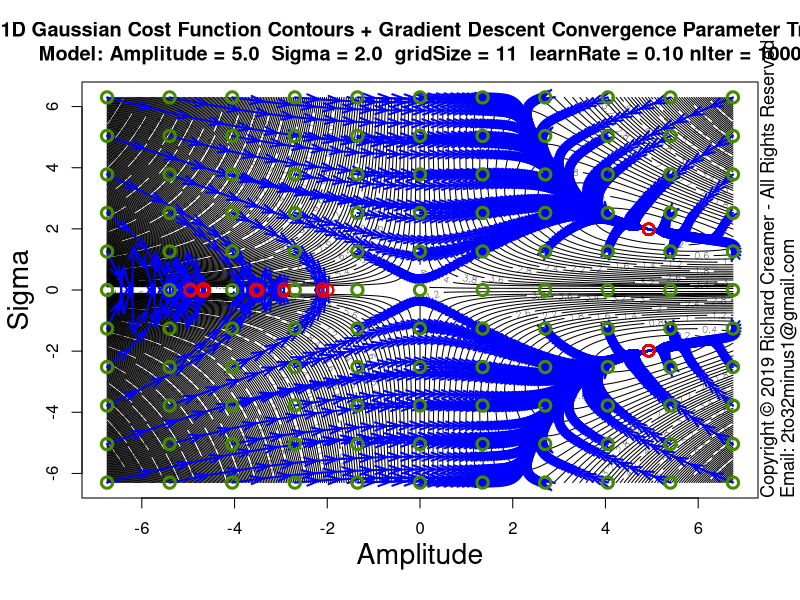

The R source for this figure:
##############################################################
### Copyright (c) Richard Creamer 2019 - All Rights Reserved
### Inquiries: email 2to32minus1@gmail.com
##############################################################

### Globals
fontScale = 1.2    # Global font size variable
lf        = 1.2    # Enlarge font of plot labels
verbose   = FALSE  # Verbose printing
lw        = 2      # Line width
xMargin   = 1      # X-axis margin for plots
yMargin   = 1      # Y-axis margin for plots
de        = 0.01   # Small constant for estimating derivatives numerically
smlPts    = 1      # Small  data point/circle
medPts    = 1.5    # Medium data point/circle
lrgPts    = 2.0    # Large  data point/circle

### Run this function to generate this plot
runFunc = function() {
	dw = 1000
	dh = 750	
	path = "D:/Code/R/LeastSquaresPlay/PlotsAndAssocCode/Plot62/"
	svSize = 1600
	# Learn rate default (0.5) nIter default (100)
	learnRate = 0.1
	nIter = 1000
	savePngVerbose( paste(path, "Plot62.png", sep=""), 
					plotGaussianParamStepVectorsEx, w=svSize, h=svSize, un="px", gridSize=11, learnRate=learnRate, nIter=nIter )	
}

### Plot Gaussian fit step vectors for multiple starting points
plotGaussianParamStepVectorsEx = function( nLevels=250, gridSize=3, learnRate=0.5, nIter=100 ) {
	set.seed( 3 )
	gd = makeGaussianTestData()
	trueS = gd$trueSigma
	trueA = gd$trueAmpl	
	maxA = trueA * 1.5
	minA = -maxA
	maxS = trueS * 3.5
	minS = -maxS
	ampls  = seq( minA * 0.9, maxA * 0.9, length=gridSize )
	sigmas = seq( minS * 0.9, maxS * 0.9, length=gridSize )
	gridAmpls  = seq( minA * 0.9, maxA * 0.9, length=400 )
	gridSigmas = seq( minS * 0.9, maxS * 0.9, length=400 )
	startAmpls = c()
	startSigmas = c()
	endAmpls = c()
	endSigmas = c()
	plotTitle = paste( "1D Gaussian Cost Function Contours + Gradient Descent Convergence Parameter Trails\n",
					   sprintf("Model: Amplitude = %.1f  Sigma = %.1f  gridSize = %d  learnRate = %.2f nIter = %d", 
					   		trueA, trueS, gridSize, learnRate, nIter ), sep="" )
	
	z = getGaussErrorGrid( meanGaussSsdErr, gridAmpls, gridSigmas, gd$x, gd$y )
	contour( gridAmpls, gridSigmas, t(z), nlevels=nLevels, xlab="", ylab="", main=plotTitle )
	addAxisLabels( xLabel="Amplitude", yLabel="Sigma", cexVal=1.7 )
	
	for ( s in sigmas ) {
		for ( a in ampls ) {
			startAmpls[length(startAmpls)+1] = a
			startSigmas[length(startSigmas)+1] = s
			gd$guesses = list( a=a, s=s )
			
			tuple = fitGauss1d( doPlot=FALSE, gd=gd, learnRate=learnRate, nIter=nIter )
			
			aLegs = tuple$amplLegs
			sLegs = tuple$sigmaLegs
			nLegs = length( aLegs )
			endAmpls[length(endAmpls)+1] = aLegs[nLegs]
			endSigmas[length(endSigmas)+1] = sLegs[nLegs]
			for ( j in 2:nLegs ) {
				x1 = aLegs[j-1]
				y1 = sLegs[j-1]
				x2 = aLegs[j]
				y2 = sLegs[j]
				arrows( x1, y1, x2, y2, col="blue", angle=19, lwd=lw, length=0.125 )
			}
		}
	}
	# Draw beg/end circles last (so on top)
	for ( i in 1:length( startAmpls ) ) {
		points( startAmpls[i], startSigmas[i],  col="chartreuse4", cex=1.5, lwd=lw+1 )
		points( endAmpls[i], endSigmas[i],  col="red2", cex=1.5, lwd=lw )
	}
}

### Shared use case Gaussian data set generator used by several cooperating functions
makeGaussianTestData = function( trueAmpl=5, trueSigma=2, aGuess=sqrt(trueAmpl), sGuess=sqrt(trueSigma), nPts=40 ) {
	set.seed( 3 )
	x = seq( -5*trueSigma, 5*trueSigma, length=nPts )
	y = gauss1dFunc( x, trueAmpl, trueSigma ) + rnorm( length(x), sd=0.2 )
	guesses = list( a=aGuess, s=sGuess )
	tuple = list( trueAmpl=trueAmpl, trueSigma=trueSigma, x=x, y=y, nPts=nPts, guesses=guesses )
	return( tuple )
}

### 2D plot error contours for range of Amplitude and Sigma values
### Amplitude maps to x-axis, Sigma maps to y-axis
plotGaussErrorContours = function( nLevels=30, customTitle="", drawGradVecs=FALSE, normGradVecs=TRUE, gd=NULL ) {
	set.seed( 3 )
	if ( is.null( gd ) )
		gd = makeGaussianTestData()
	a = gd$trueAmpl
	s = gd$trueSigma
	x = gd$x
	y = gd$y
	minAmpl  = a * 0.1;	maxAmpl  = a * 1.7
	minSigma = s * 0.1;	maxSigma = s * 1.7
	# Adjust ranges so plot is square
	deltaA = maxAmpl - minAmpl
	deltaS = maxSigma - minSigma
	maxDelta = if ( deltaA > deltaS ) deltaA else deltaS
	if ( deltaA > deltaS ) {
		maxSigma = minSigma + maxDelta
	} else {
		maxAmpl = minAmpl + maxDelta
	}
	nr = 200
	nc = 200
	ampls = seq( minAmpl, maxAmpl, length.out=nc )
	sigmas = seq( minSigma, maxSigma, length.out=nr )
	z = getGaussErrorGrid( meanGaussSsdErr, ampls, sigmas, x, y )
	xLim1 = minAmpl
	xLim2 = maxAmpl
	yLim1 = minSigma
	yLim2 = maxSigma
	plotTitle = ""
	if ( !drawGradVecs ) {
		plotTitle = sprintf( "1D Gaussian Cost Function Contours\nTrue Model: Amplitude = %.1f  Sigma = %.1f (noise added)", a, s )
	} else if ( normGradVecs ) {
		plotTitle = sprintf( "1D Gaussian Cost Function Contours w/Gradient (Unit) Vectors\nTrue Model: Amplitude = %.1f  Sigma = %.1f (noise added)", a, s )
	} else {
		plotTitle = sprintf( "1D Gaussian Cost Function Contours w/Gradient Vectors\nTrue Model: Amplitude = %.1f  Sigma = %.1f (noise added)", a, s )
	}
	if ( customTitle != "" )
		plotTitle = customTitle
	xform = contour( ampls, sigmas, t(z), axes=FALSE, cex.lab=lf, main=plotTitle, asp=1.0,
					 xlab="", ylab="", labcex=1.2, nlevels=nLevels, cex.main=1.3*fontScale, cex.axis=1.3 )
	xAxisMin = ceiling( gpl()$xLim[1] )
	xAxisMax = floor( gpl()$xLim[2] )
	yAxisMin = ceiling( gpl()$yLim[1] )
	yAxisMax = floor( gpl()$yLim[2] )
	axis( side=1, at=xAxisMin:xAxisMax, cex.axis=1.3 )
	axis( side=2, at=yAxisMin:yAxisMax, cex.axis=1.3 )
	addAxisLabels( xLabel="Amplitude", yLabel="Sigma" )
	box()
	xLimits = axisLimits( x )
	yLimits = axisLimits( y )
	lines( c(-1,12), c( s, s ), col="blue", lwd=lw )
	lines( c( a, a), c(-1,10), col="blue", lwd=lw )
	if ( drawGradVecs ) {
		gradPtsX1 = c()
		gradPtsY1 = c()
		gradPtsX2 = c()
		gradPtsY2 = c()
		gridSize=13
		for ( sigma in seq( from=sigmas[2], to=sigmas[length(sigmas)-1], length=gridSize ) ) {
			for ( ampl in seq( from=ampls[2], to=ampls[length(ampls)-1], length=gridSize ) ) {
				gradPtsX1[length(gradPtsX1)+1] = ampl
				gradPtsY1[length(gradPtsY1)+1] = sigma
				da = gaussDeDa( x, y, ampl, sigma )
				ds = gaussDeDs( x, y, ampl, sigma )
				mag = sqrt( da*da + ds*ds )
				if ( normGradVecs ) {
					da = da/mag/4 # hard-coded case-specific scale factor, unit vecs a bit too long for plot
					ds = ds/mag/4
				} else {
					da = da * 0.22 # hard-coded case-specific scale factor
					ds = ds * 0.22
				}
				gradPtsX2[length(gradPtsX2)+1] = ampl  - da
				gradPtsY2[length(gradPtsY2)+1] = sigma - ds
			}
		}
		points( gradPtsX1, gradPtsY1, col="blue", lwd=lw )
		arrows( gradPtsX1, gradPtsY1, gradPtsX2, gradPtsY2, col="blue", lwd=lw, cex=medPts, angle=15, length=0.125 )
	}
}

### Nonlinear least-squares gradient-descent curve fitting for Gaussian
fitGauss1d = function( learnRate = 0.5, nIter=100, nPts=40, drawPointLines=FALSE, doPlot=TRUE, numDerivs=FALSE, plotContours=FALSE, gd=NULL ) {
	set.seed( 3 )
	a = s = x = y = guesses = NULL
	if ( is.null( gd ) )
		gd = makeGaussianTestData()
	a = gd$trueAmpl
	s = gd$trueSigma
	trueAmpl = gd$trueAmpl
	trueSigma = gd$trueSigma
	x = gd$x
	y = gd$y
	nPts=gd$nPts
	guesses = gd$guesses
	aEst = guesses$a
	sEst = guesses$s
	da = 0
	ds = 0
	amplLegs = c( aEst )
	sigmaLegs = c( sEst )
	if ( nIter > 0 ) {
		# Basic implementation of Gradient Descent
		for ( i in 1:nIter ) {
			da = if ( numDerivs ) gaussDeDaNum( x, y, aEst, sEst ) else gaussDeDa( x, y, aEst, sEst )
			ds = if ( numDerivs ) gaussDeDsNum( x, y, aEst, sEst ) else gaussDeDs( x, y, aEst, sEst )
			aEst = aEst - learnRate * da
			sEst = sEst - learnRate * ds
			amplLegs[ length(amplLegs) + 1 ] = aEst
			sigmaLegs[ length(sigmaLegs) + 1 ] = sEst
			if ( verbose )
				print( sprintf( "Mean ABS fit error: %f\n", meanGaussAbsErr( x, y, aEst, sEst ) ) )
		}
	}
	finalMeanAbsFitError = meanGaussAbsErr( x, y, aEst, sEst )
	if ( doPlot) {
		plotTitle = "Gradient Descent Fit 1D Gaussian using Analytic Partial Derivatives"
		if ( numDerivs )
			plotTitle = "Gradient Descent Fit 1D Gaussian using Numerical Est. Partial Derivatives"
		plot( x, y, cex.lab=lf, xlab="", ylab="", main=plotTitle, cex=medPts, lwd=lw+1, cex.main=1.3*fontScale, cex.axis=1.3 )
		addAxisLabels()	
		predX = seq( x[1], x[length(x)], length.out=200 )
		predY = gauss1dFunc( predX, aEst, sEst )
		lines( predX, predY, col="blue", lwd=lw+1 )
		if ( drawPointLines )
			segments( x, y, x, gauss1dFunc( x, aEst, sEst ), col = "red" )
		legText = c()		
		legText[length(legText)+1] = sprintf( "Num Iterations   %d", nIter )
		legText[length(legText)+1] = sprintf( "Learn Rate:      %.3f", learnRate )
		legText[length(legText)+1] = sprintf( "True Amplitude:  %.2f", a )
		legText[length(legText)+1] = sprintf( "True Sigma:      %.2f", s )
		legText[length(legText)+1] = sprintf( "Start Amplitude: %.2f", guesses$a )
		legText[length(legText)+1] = sprintf( "Start Sigma:     %.2f", guesses$s )
		legText[length(legText)+1] = sprintf( "Final Amplitude: %.2f", aEst )
		legText[length(legText)+1] = sprintf( "Final Sigma:     %.2f", sEst )
		legText[length(legText)+1] = sprintf( "Mean ABS Error:  %.2f", meanGaussAbsErr( x, y, aEst, sEst ) )
		legLtys = seq( from=0, to=0, length=length(legText) )
		parSave = par( family="mono", font=2 )		
		legend( "topleft", inset=c(0,0), legend=legText, lty=legLtys, box.col="transparent", cex=1.3*fontScale, bg="transparent" )
		par( parSave )
	}
	if ( plotContours ) {
		plotGaussErrorContours( gd=gd )
		lines( amplLegs, sigmaLegs, col="red", lwd=lw )
	}
	return( list( x=x, y=y, a=aEst, s=sEst, meanAbsFitError=finalMeanAbsFitError, amplLegs=amplLegs, sigmaLegs=sigmaLegs, lr=learnRate ) )
}

### Compute mean SSD Gaussian cost function over a grid of Amplitude and Sigma values
### Note: returned matrix may need to be transposed for some functions such as contour()
### TODO: Try to use outer()
getGaussErrorGrid = function( errorFunc, ampls, sigmas, x, y ) {
	nr = length( sigmas )
	nc = length( ampls )
	z = matrix( nrow=nr, ncol=nc )	
	for ( row in 1:nr ) {     # loop over y-coordinates (sigma)
		sigma = sigmas[row]
		for ( col in 1:nc ) { # loop over x-coordinates (amplitude)
			ampl = ampls[col]
			z[row, col] = errorFunc( x, y, a=ampl, sigma=sigma )
		}
	}
	return( z )
}

### 1D Gaussian
gauss1dFunc = function( x, a, sigma ) {
	return( a * exp( -0.5 * (x/sigma)^2 ) )
}

### Gaussian error/cost function - abs() of line lengths (not squared)
meanGaussAbsErr = function( x, y, a, sigma ) {
	return( (1/length(x)) * sum( abs(gauss1dFunc( x, a, sigma ) - y) ) )
}

### Gaussian error/cost function - SSD
meanGaussSsdErr = function( x, y, a, sigma ) {
	return( (1/length(x)) * sum( (gauss1dFunc( x, a, sigma ) - y)^2 ) )
}

### Analytical/exact partial derivative of error/cost function wrt Amplitude
gaussDeDa = function( x, y, a, sigma ) {
	term1 = sum( gauss1dFunc(x, a, sigma) * exp( -0.5 * (x/sigma)^2) )
	term2 = sum( y * exp( -0.5 * (x/sigma)^2) )
	return( 2 * ( term1 - term2 )/length(x) )
}

### Analytical/exact partial derivative of error/cost function wrt Sigma
gaussDeDs = function( x, y, a, sigma ) {
	v = 2*a/sigma^3
	term1 = sum( gauss1dFunc(x, a, sigma) * x^2 * exp( -0.5 * (x/sigma)^2) )
	term2 = sum( x^2 * y * exp( -0.5 * (x/sigma)^2) )
	return( v * ( term1 - term2 )/length(x) )
}

### Numerical estimation of partial derivative of error/cost function wrt Amplitude
gaussDeDaNum = function( x, y, a, sigma ) {
	e1 = meanGaussSsdErr( x, y, a, sigma )
	e2 = meanGaussSsdErr( x, y, a + de, sigma )
	return( (e2 - e1)/de )
}

### Numerical estimation of partial derivative of error/cost function wrt Sigma
gaussDeDsNum = function( x, y, a, sigma ) {
	e1 = meanGaussSsdErr( x, y, a, sigma )
	e2 = meanGaussSsdErr( x, y, a, sigma + de )
	return( (e2 - e1)/de )
}

### Get Plot Limits : gpl()$xLim[1] --> left x-coord
gpl = function() {
	u = par( "usr" )
	return( list( xLim=u[1:2], yLim=u[3:4] ) )
}

### Compute plot axis limits to fit range of data
axisLimits = function( v, margin=0 ) {
	lowerLimit = floor( min(v) ) - margin
	upperLimit = ceiling( max(v) ) + margin
	c( lowerLimit, upperLimit )
}

### Convience method to add x/y axis labels
addAxisLabels = function( xLabel="x", yLabel="y", cexVal=1.3 ) {
	mtext( text=xLabel, side=1, line=2.5, cex=cexVal )
	mtext( text=yLabel, side=2, line=2.5, cex=cexVal )
}

### Save to PNG file, specify width and height
savePngVerbose = function( path, plotFunc, w=512, h=512, un="px", doCopyright=TRUE, ... ) {
	png( filename = path, type="cairo", units=un, width=w, height=h, pointsize=12, res=96 )
	plotFunc( ... )
	if ( doCopyright )
		addCopyright()
	dev.off()
}

### Add copyright notice to plot via text()
addCopyright = function() {
	mtext( "Copyright \uA9 2019 Richard Creamer - All Rights Reserved", side=4, line=0, adj=0, cex=1.1 )
	mtext( "Email: 2to32minus1@gmail.com", side=4, line=1, adj=0, cex=1.1 )
}

runFunc()
